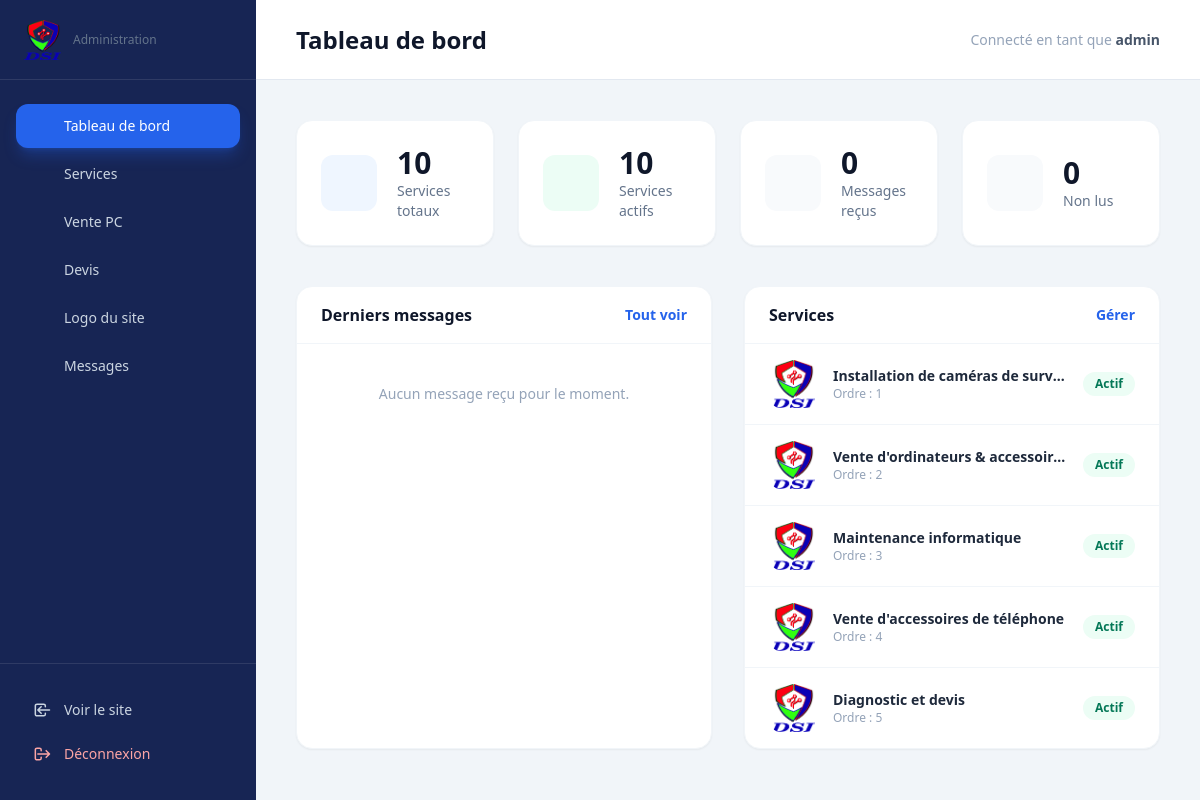
The page /admin/index.php (signed in) on the database its author committed.
### tables this page shows
CREATE TABLE IF NOT EXISTS services (
    id INT AUTO_INCREMENT PRIMARY KEY,
    titre VARCHAR(150) NOT NULL,
    description TEXT NOT NULL,
    image VARCHAR(255) DEFAULT 'assets/img/service-1.jpg',
    icone VARCHAR(50) DEFAULT 'code',
    actif TINYINT(1) NOT NULL DEFAULT 1,
    ordre_affichage INT NOT NULL DEFAULT 0,
    cree_le TIMESTAMP DEFAULT CURRENT_TIMESTAMP
);

### includes/functions.php (called while the page is built, shortened)
<?php
require_once __DIR__ . '/config.php';
function e(?string $valeur): string
{
    return htmlspecialchars((string) $valeur, ENT_QUOTES, 'UTF-8');
}
function get_services(bool $tous = false): array
{
    $sql = 'SELECT * FROM services';
    $sql .= ' ORDER BY ordre_affichage ASC, id ASC';
    $stmt = db()->query($sql);
    return $stmt->fetchAll();
}

### includes/config.php (called while the page is built, shortened)
<?php
function db(): PDO
{
    static $pdo = null;
    if ($pdo === null) {
        try {
            $pdo = new PDO(
                'mysql:host=' . DB_HOST . ';dbname=' . DB_NAME . ';charset=utf8mb4',
                DB_USER,
                DB_PASS,
                [
                    PDO::ATTR_ERRMODE            => PDO::ERRMODE_EXCEPTION,
                    PDO::ATTR_DEFAULT_FETCH_MODE => PDO::FETCH_ASSOC,
                    PDO::ATTR_EMULATE_PREPARES   => false,
                ]
            );
        } catch (PDOException $e) {
            http_response_code(500);
            die('Erreur de connexion à la base de données. Vérifiez le fichier includes/config.php.');
        }
    }
    return $pdo;
}

### admin/index.php (the view, shortened to what this page needs)
<?php
$stats = [
    'services'   => (int) db()->query('SELECT COUNT(*) FROM services')->fetchColumn(),
    'actifs'     => (int) db()->query('SELECT COUNT(*) FROM services WHERE actif = 1')->fetchColumn(),
    'messages'   => (int) db()->query('SELECT COUNT(*) FROM messages')->fetchColumn(),
    'non_lus'    => compter_messages_non_lus(),
];
$derniers_messages = array_slice(get_messages(), 0, 5);
$derniers_services = array_slice(get_services(true), 0, 5);
require __DIR__ . '/entete.php';
?>
<div class="grid sm:grid-cols-2 lg:grid-cols-4 gap-6 mb-10">
    <?php
    $cartes = [
        ['Services totaux', $stats['services'], 'grid', 'dsi'],
        ['Services actifs', $stats['actifs'], 'check', 'emerald'],
        ['Messages reçus', $stats['messages'], 'mail', 'slate'],
        ['Non lus', $stats['non_lus'], 'bell', $stats['non_lus'] > 0 ? 'amber' : 'slate'],
    ];
    foreach ($cartes as [$libelle, $valeur, $icone, $couleur]): ?>
    <div class="bg-white rounded-2xl p-6 shadow-sm border border-slate-100 flex items-center gap-5">
        <div class="w-14 h-14 rounded-xl bg-<?= $couleur ?>-50 text-<?= $couleur ?>-600 flex items-center justify-center shrink-0">
            <svg class="w-7 h-7" fill="none" stroke="currentColor" stroke-width="1.8" viewBox="0 0 24 24">
                <?php
                $svg = [
                    'grid'  => '<path stroke-linecap="round" stroke-linejoin="round" d="M4 5h6v6H4zM14 5h6v6h-6zM4 15h6v6H4zM14 15h6v6h-6z"/>',
                    'check' => '<path stroke-linecap="round" stroke-linejoin="round" d="M9 12l2 2 4-4m6 2a9 9 0 1 1-18 0 9 9 0 0 1 18 0z"/>',
                    'mail'  => '<path stroke-linecap="round" stroke-linejoin="round" d="M3 8l9 6 9-6M3 6h18v12H3V6z"/>',
                    'bell'  => '<path stroke-linecap="round" stroke-linejoin="round" d="M15 17h5l-1.4-2A7 7 0 0 0 19 12v-2a7 7 0 1 0-14 0v2c0 1.1-.2 2.1-.6 3L3 17h12zm-6 0v1a3 3 0 0 0 6 0v-1"/>',
                ];
                echo $svg[$icone];
                ?>
            </svg>
        </div>
        <div>
            <p class="text-3xl font-extrabold text-slate-900"><?= (int) $valeur ?></p>
            <p class="text-sm text-slate-500"><?= e($libelle) ?></p>
        </div>
    </div>
    <?php endforeach; ?>
</div>
<div class="grid lg:grid-cols-2 gap-8">
    <section class="bg-white rounded-2xl shadow-sm border border-slate-100 overflow-hidden">
        <header class="px-6 py-4 border-b border-slate-100 flex items-center justify-between">
            <h2 class="font-bold text-slate-900">Derniers messages</h2>
            <a href="messages.php" class="text-sm text-dsi-600 font-semibold hover:underline">Tout voir</a>
        </header>
        <ul class="divide-y divide-slate-100">
            <?php if (empty($derniers_messages)): ?>
            <li class="px-6 py-10 text-center text-slate-400 text-sm">Aucun message reçu pour le moment.</li>
            <?php endif; ?>
        </ul>
    </section>
    <section class="bg-white rounded-2xl shadow-sm border border-slate-100 overflow-hidden">
        <header class="px-6 py-4 border-b border-slate-100 flex items-center justify-between">
            <h2 class="font-bold text-slate-900">Services</h2>
            <a href="services.php" class="text-sm text-dsi-600 font-semibold hover:underline">Gérer</a>
        </header>
        <ul class="divide-y divide-slate-100">
            <?php foreach ($derniers_services as $srv): ?>
            <li class="px-6 py-4 flex items-center gap-4">
                <img src="../assets/img/logo.png" alt="" class="w-12 h-12 rounded-xl object-contain shrink-0">
                <div class="min-w-0">
                    <p class="font-semibold text-slate-800 text-sm truncate"><?= e($srv['titre']) ?></p>
                    <p class="text-xs text-slate-400">Ordre : <?= (int) $srv['ordre_affichage'] ?></p>
                </div>
                <span class="ml-auto px-3 py-1 rounded-full text-xs font-semibold shrink-0
                    <?= $srv['actif'] ? 'bg-emerald-50 text-emerald-700' : 'bg-slate-100 text-slate-500' ?>">
                    <?= $srv['actif'] ? 'Actif' : 'Inactif' ?>
                </span>
            </li>
            <?php endforeach; ?>
        </ul>
    </section>
</div>
<?php require __DIR__ . '/pied.php'; ?>

### rows shown on the page
services: titre "Installation de caméras de surv…", ordre_affichage "1", actif "Actif"
services: titre "Vente d'ordinateurs & accessoir…", ordre_affichage "2", actif "Actif"
services: titre "Maintenance informatique", ordre_affichage "3", actif "Actif"
services: titre "Vente d'accessoires de téléphone", ordre_affichage "4", actif "Actif"
services: titre "Diagnostic et devis", ordre_affichage "5", actif "Actif"

### other values the page prints
$libelle "Tableau de bord"
$libelle "Services"
$libelle "Vente PC"
$libelle "Devis"
$libelle "Logo du site"
$libelle "Messages"
$titre_admin "Tableau de bord"
$_SESSION['admin_nom'] "admin"
$valeur "10"
$libelle "Services totaux"
$libelle "Services actifs"
$valeur "0"
$libelle "Messages reçus"
$libelle "Non lus"
